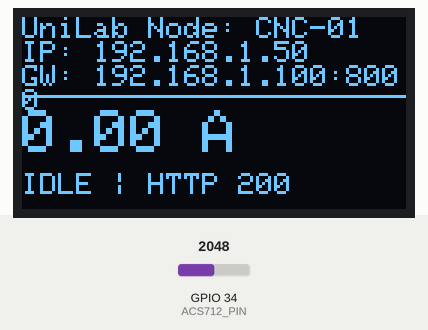
Simulated run of this sketch. Board: ESP32. Parts: 128×64 one-colour display. The inputs (shaded band) are chosen by the test bench; at power-on: GPIO 34 (ACS712_PIN) = 2048 (analog values on the 0–4095 scale). WiFi joins after 1.5 s; servers stay silent unless stated; uploads are accepted with an empty reply; what the sketch prints to the serial monitor is not drawn.

Above: at 3.2 s.
3.3 s: GPIO 34 (ACS712_PIN) set to 2052
At 4.9 s:
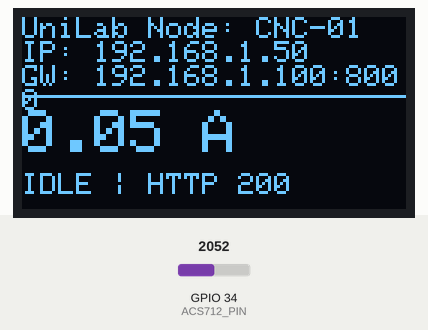
5.4 s: GPIO 34 (ACS712_PIN) set to 2866
At 8.1 s:
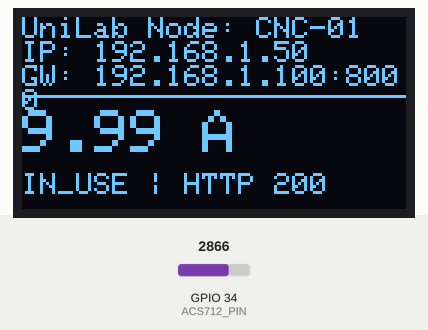
8.4 s: GPIO 34 (ACS712_PIN) set to 2047
At 10.6 s:
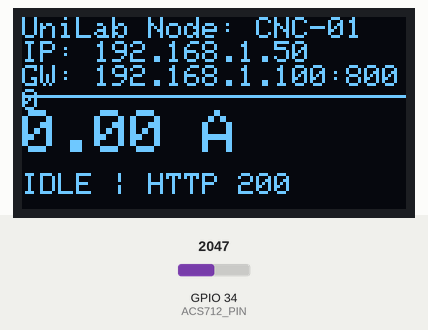
Timing chart, 0 to 12.1 s (numbered marks = the images above; inputs shaded):
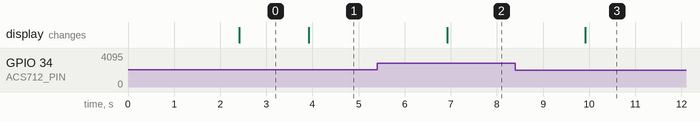

The sketch:

main.ino
```cpp
#include <WiFi.h>
#include <HTTPClient.h>
#include <ESPmDNS.h>
#include <Wire.h>
#include <Adafruit_GFX.h>
#include <Adafruit_SSD1306.h>
#include <math.h>

// ================= 1. 用户配置区域（烧录前替换为本地实验网参数，切勿提交真实密钥） =================
#ifndef WIFI_SSID
#define WIFI_SSID "YOUR_LAB_WIFI_SSID"
#endif
#ifndef WIFI_PASSWORD
#define WIFI_PASSWORD "YOUR_LAB_WIFI_PASSWORD"
#endif
#ifndef MDNS_HOST_NAME
#define MDNS_HOST_NAME "smartlab"
#endif
#ifndef FALLBACK_SERVER_IP
#define FALLBACK_SERVER_IP "192.168.1.100"
#endif
#ifndef SERVER_PORT
#define SERVER_PORT 8000
#endif
#ifndef LAB_HARDWARE_TOKEN
#define LAB_HARDWARE_TOKEN "UNILAB_HW_SECRET_2026"
#endif
#ifndef DEVICE_CODE
#define DEVICE_CODE "CNC-01"
#endif

// ================= 2. 引脚与 ACS712 硬件参数 =================
#define ACS712_PIN 34
#define SCREEN_WIDTH 128
#define SCREEN_HEIGHT 64
#define OLED_RESET -1
Adafruit_SSD1306 display(SCREEN_WIDTH, SCREEN_HEIGHT, &Wire, OLED_RESET);

const float ADC_VREF = 3.3f;
const float ADC_MAX = 4095.0f;
const float SENSITIVITY = 0.066f;  // 30A 版本 ACS712 灵敏度 66mV/A
const float NOISE_FLOOR = 0.04f;
const float RUNNING_CURRENT_THRESHOLD = 0.50f;

String resolvedServerHost = "";
unsigned long lastTelemetryMs = 0;
const unsigned long TELEMETRY_INTERVAL_MS = 1500;
float baseZeroVoltage = 1.65f;

void calibrateSensorZero() {
  long sum = 0;
  for (int i = 0; i < 200; i++) {
    sum += analogRead(ACS712_PIN);
    delay(2);
  }
  baseZeroVoltage = ((float)sum / 200.0f) * (ADC_VREF / ADC_MAX);
}

void measureACCurrent(float &outCurrent, float &outMaxDiff) {
  const int sampleCount = 100;
  double sumSqDiff = 0.0;
  int minAdc = 4095;
  int maxAdc = 0;

  for (int i = 0; i < sampleCount; i++) {
    int val = analogRead(ACS712_PIN);
    if (val < minAdc) minAdc = val;
    if (val > maxAdc) maxAdc = val;
    float v = val * (ADC_VREF / ADC_MAX);
    float diff = v - baseZeroVoltage;
    sumSqDiff += (double)diff * (double)diff;
    delay(1);
  }

  float vrms = sqrt(sumSqDiff / sampleCount);
  float amps = vrms / SENSITIVITY;
  if (amps < NOISE_FLOOR) {
    amps = 0.0f;
  }
  outCurrent = amps;
  outMaxDiff = (maxAdc - minAdc) * (ADC_VREF / ADC_MAX);
}

void resolveServerViaMdns() {
  if (!MDNS.begin("esp32-unilab-node")) {
    resolvedServerHost = FALLBACK_SERVER_IP;
    return;
  }
  IPAddress serverIp = MDNS.queryHost(MDNS_HOST_NAME, 1500);
  if (serverIp != IPAddress(0, 0, 0, 0)) {
    resolvedServerHost = serverIp.toString();
  } else {
    resolvedServerHost = FALLBACK_SERVER_IP;
  }
}

void renderOledStatus(float amps, const String &statusText, const String &httpNote) {
  display.clearDisplay();
  display.setTextSize(1);
  display.setTextColor(SSD1306_WHITE);
  display.setCursor(0, 0);
  display.printf("UniLab Node: %s\n", DEVICE_CODE);
  display.printf("IP: %s\n", WiFi.localIP().toString().c_str());
  display.printf("GW: %s:%d\n", resolvedServerHost.c_str(), SERVER_PORT);
  display.drawLine(0, 26, 127, 26, SSD1306_WHITE);
  display.setTextSize(2);
  display.setCursor(0, 31);
  display.printf("%.2f A", amps);
  display.setTextSize(1);
  display.setCursor(0, 52);
  display.printf("%s | %s", statusText.c_str(), httpNote.c_str());
  display.display();
}

void setup() {
  Serial.begin(115200);
  analogReadResolution(12);
  Wire.begin();
  display.begin(SSD1306_SWITCHCAPVCC, 0x3C);
  display.clearDisplay();
  display.setTextSize(1);
  display.setTextColor(SSD1306_WHITE);
  display.setCursor(0, 0);
  display.println("UniLab-OS ESP32 Booting");
  display.display();

  calibrateSensorZero();
  WiFi.begin(WIFI_SSID, WIFI_PASSWORD);
  while (WiFi.status() != WL_CONNECTED) {
    delay(400);
    Serial.print(".");
  }
  resolveServerViaMdns();
}

void loop() {
  if (millis() - lastTelemetryMs < TELEMETRY_INTERVAL_MS) {
    return;
  }
  lastTelemetryMs = millis();

  float amps = 0.0f;
  float vDiff = 0.0f;
  measureACCurrent(amps, vDiff);
  String reportState = (amps >= RUNNING_CURRENT_THRESHOLD) ? "IN_USE" : "IDLE";

  String httpNote = "NO_WIFI";
  if (WiFi.status() == WL_CONNECTED) {
    HTTPClient http;
    String url = String("http://") + resolvedServerHost + ":" + String(SERVER_PORT) + "/api/v1/telemetry/ingest";
    http.begin(url);
    http.addHeader("Content-Type", "application/json");
    http.addHeader("X-Lab-Hardware-Token", LAB_HARDWARE_TOKEN);

    String payload = String("{")
      + "\"device_code\":\"" + String(DEVICE_CODE) + "\","
      + "\"status\":\"" + reportState + "\","
      + "\"current\":" + String(amps, 3) + ","
      + "\"voltage\":220.0,"
      + "\"source_type\":\"ESP32_ACS712\","
      + "\"raw_data\":{\"adc_diff\":" + String(vDiff, 3) + ",\"current\":" + String(amps, 3) + ",\"voltage\":220.0}"
      + "}";

    int code = http.POST(payload);
    httpNote = (code >= 200 && code < 300) ? ("HTTP " + String(code)) : ("ERR " + String(code));
    http.end();
  }

  renderOledStatus(amps, reportState, httpNote);
}
```

Measured:
- the behaviour switches between 2051 and 2052 on GPIO 34 (ACS712_PIN) (found by bisection; images 0 and 1)
- after the input at 3.3 s, the display: changes after 0.62 s (image 1)
- after the input at 5.4 s, the display: changes after 1.5 s (image 2)
- after the input at 8.4 s, the display: changes after 1.5 s (image 3)
